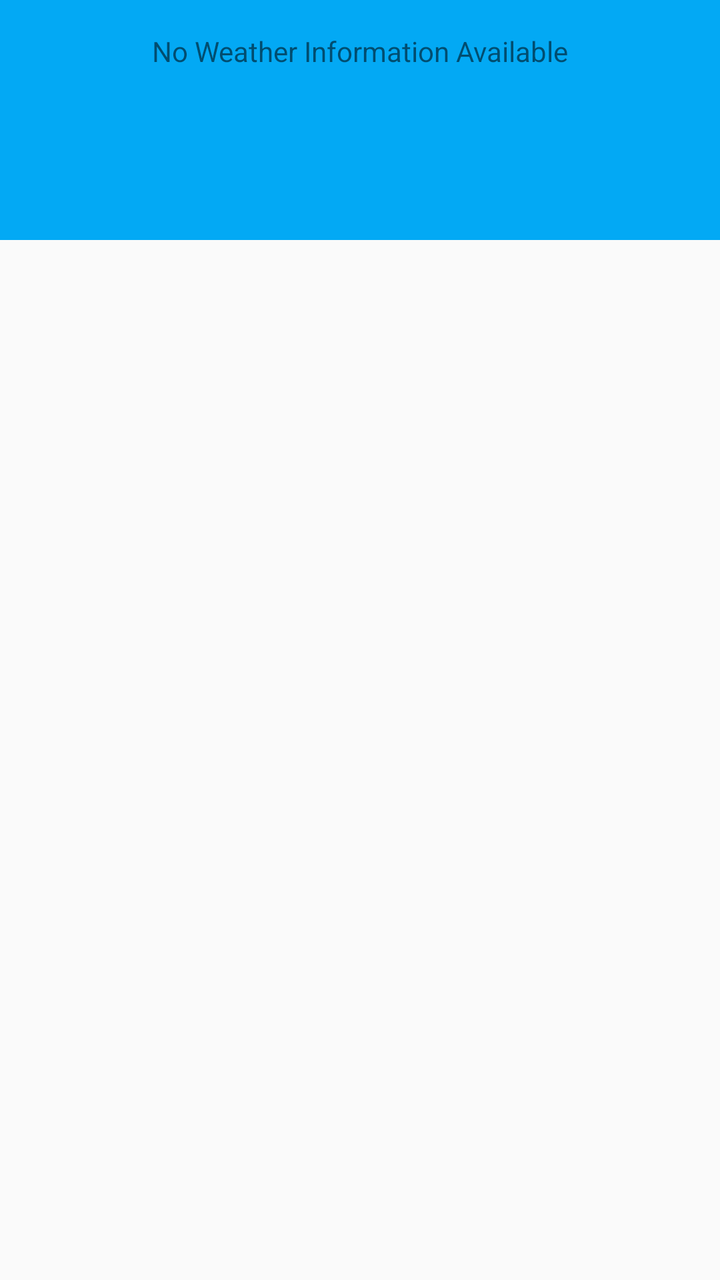
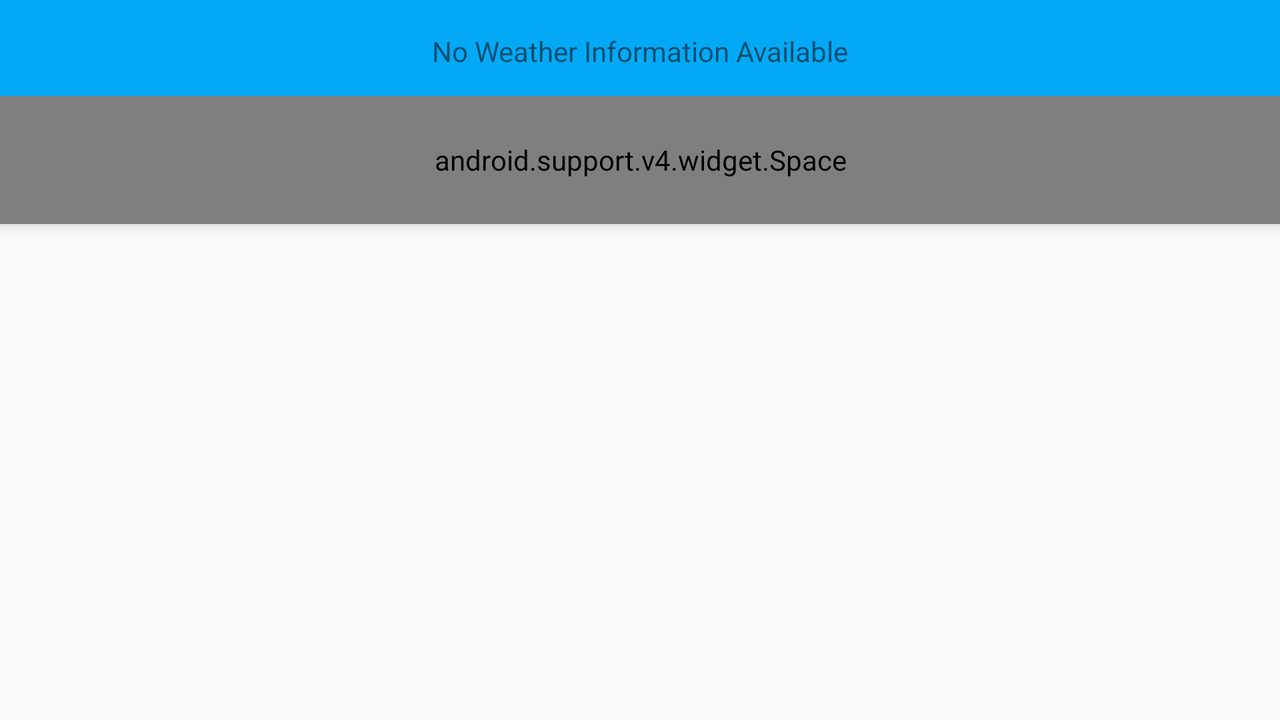

First picture: res/layout/ on a phone held upright. Second picture: the repository's own variant of that layout, on a device whose configuration matches the variant's folder. Source for both follows.
<!-- AndroidManifest.xml: activity theme AppTheme.Main -->
<!-- res/layout/fragment_main.xml -->
<FrameLayout
    xmlns:android="http://schemas.android.com/apk/res/android"
    xmlns:app="http://schemas.android.com/apk/res-auto"
    android:layout_width="match_parent"
    android:layout_height="match_parent"
>

    <android.support.design.widget.CoordinatorLayout
        android:id="@+id/col"
        android:layout_width="match_parent"
        android:layout_height="match_parent">

        <android.support.design.widget.AppBarLayout
            android:id="@+id/appbar"
            android:layout_width="match_parent"
            android:layout_height="wrap_content"
            android:theme="@style/ThemeOverlay.AppCompat.Dark.ActionBar"
            app:elevation="0dp">

            <android.support.v7.widget.Toolbar
                android:id="@+id/toolbar"
                android:layout_width="match_parent"
                android:layout_height="wrap_content"
                android:elevation="0dp"
                app:layout_scrollFlags="scroll|enterAlways"
                app:theme="@style/ThemeOverlay.AppCompat.Dark.ActionBar">
                <ImageView
                    android:layout_marginTop="?attr/actionBarSize"
                    android:layout_width="wrap_content"
                    android:layout_height="?attr/listPreferredItemHeight"
                    android:layout_gravity="center_horizontal"
                    android:contentDescription="@string/app_name"
                    android:scaleType="center"
                    android:src="@drawable/ic_logo"
                    app:layout_scrollFlags="scroll|enterAlways" />
            </android.support.v7.widget.Toolbar>


        </android.support.design.widget.AppBarLayout>

        <android.support.v7.widget.RecyclerView
            android:id="@+id/recyclerview_forecast"
            android:layout_width="match_parent"
            android:layout_height="match_parent"
            app:layout_behavior="@string/appbar_scrolling_view_behavior" />

        
        <TextView
            android:id="@+id/recyclerview_forecast_empty"
            android:layout_width="match_parent"
            android:layout_height="match_parent"
            app:layout_anchor="@+id/recyclerview_forecast"
            app:layout_anchorGravity="fill"
            android:gravity="center_horizontal"
            android:paddingBottom="@dimen/activity_vertical_margin"
            android:paddingEnd="@dimen/activity_horizontal_margin"
            android:paddingLeft="@dimen/activity_horizontal_margin"
            android:paddingRight="@dimen/activity_horizontal_margin"
            android:paddingStart="@dimen/activity_horizontal_margin"
            android:paddingTop="@dimen/activity_vertical_margin"
            android:text="@string/empty_forecast_list" />

    </android.support.design.widget.CoordinatorLayout>

</FrameLayout>
<!-- resources referenced by this layout -->
<resources>
  <dimen name="activity_horizontal_margin">16dp</dimen>
  <dimen name="activity_vertical_margin">16dp</dimen>
  <string name="app_name">Sunshine</string>
  <string name="empty_forecast_list">No Weather Information Available</string>
  <!-- from res/values-v21/ -->
  <style name="AppTheme.Main" parent="@style/AppTheme">
          <item name="android:windowContentTransitions">true</item>
      </style>
  <style name="AppTheme" parent="Theme.AppCompat.Light.NoActionBar">
          <item name="colorPrimary">@color/primary</item>
          <item name="colorPrimaryDark">@color/primary_dark</item>
          <item name="colorAccent">@color/accent</item>
          <item name="toolbarStyle">@style/Toolbar</item>
      </style>
  <color name="primary">#03A9F4</color>
  <color name="primary_dark">#0288D1 </color>
  <color name="accent">#FFD740</color>
  <style name="Toolbar" parent="Widget.AppCompat.Toolbar">
          <item name="android:background">?attr/colorPrimary</item>
          <item name="android:popupTheme">@style/Theme.AppCompat.Light</item>
      </style>
</resources>
<!-- res/layout-land/fragment_main.xml (the repository's variant of the layout above) -->
<!-- drawn on the phone turned sideways -->
<RelativeLayout
    xmlns:android="http://schemas.android.com/apk/res/android"
    xmlns:app="http://schemas.android.com/apk/res-auto"
    android:layout_width="match_parent"
    android:layout_height="match_parent">
    <LinearLayout
        android:id="@+id/parallax_bar"
        android:layout_width="match_parent"
        android:layout_height="wrap_content"
        android:layout_alignParentTop="true"
        android:background="?attr/colorPrimary"
        android:elevation="@dimen/appbar_elevation"
        android:orientation="vertical">
        <android.support.v7.widget.Toolbar
            android:id="@+id/toolbar"              android:layout_height="?attr/actionBarSize"
            android:layout_width="match_parent"
            android:elevation="0dp"
            app:theme="@style/ThemeOverlay.AppCompat.Dark.ActionBar"
            app:popupTheme="@style/ThemeOverlay.AppCompat.Light"/>
        <android.support.v4.widget.Space
            android:layout_width="match_parent"
            android:layout_height="?attr/listPreferredItemHeight"/>
    </LinearLayout>
    <include layout="@layout/fragment_main_base"
             android:layout_alignParentTop="true"
             android:layout_centerHorizontal="true"
             android:layout_height="match_parent"
             android:layout_width="@dimen/landscape_forecast_view_width"
    />
</RelativeLayout>
<!-- res/layout/fragment_main_base.xml (included above) -->
<?xml version="1.0" encoding="utf-8"?>
<FrameLayout xmlns:android="http://schemas.android.com/apk/res/android"
             xmlns:tools="http://schemas.android.com/tools"
             android:layout_width="match_parent"
             android:layout_height="match_parent"
             android:elevation="@dimen/appbar_elevation"
             tools:context="com.example.android.sunshine.app.ForecastFragment">
    <android.support.v7.widget.RecyclerView
        style="@style/ForecastListStyle"
        android:id="@+id/recyclerview_forecast"
        android:layout_width="match_parent"
        android:layout_height="match_parent"
        android:divider="@null" />
    
    <TextView
        android:id="@+id/recyclerview_forecast_empty"
        android:text="@string/empty_forecast_list"
        android:layout_width="match_parent"
        android:layout_height="match_parent"
        android:gravity="center_horizontal"
        android:paddingRight="@dimen/activity_horizontal_margin"
        android:paddingEnd="@dimen/activity_horizontal_margin"
        android:paddingLeft="@dimen/activity_horizontal_margin"
        android:paddingStart="@dimen/activity_horizontal_margin"
        android:paddingTop="@dimen/activity_vertical_margin"
        android:paddingBottom="@dimen/activity_vertical_margin"
    />
</FrameLayout>
<!-- resources referenced by the variant -->
<!-- as the phone turned sideways resolves them -->
<resources>
  <dimen name="activity_horizontal_margin">16dp</dimen>
  <dimen name="activity_vertical_margin">16dp</dimen>
  <dimen name="appbar_elevation">4dp</dimen>
  <dimen name="landscape_forecast_view_width">360dp</dimen>
  <string name="empty_forecast_list">No Weather Information Available</string>
  <style name="ForecastListStyle">
      </style>
  <!-- from res/values-v21/ -->
  <style name="AppTheme.Main" parent="@style/AppTheme">
          <item name="android:windowContentTransitions">true</item>
      </style>
  <style name="AppTheme" parent="Theme.AppCompat.Light.NoActionBar">
          <item name="colorPrimary">@color/primary</item>
          <item name="colorPrimaryDark">@color/primary_dark</item>
          <item name="colorAccent">@color/accent</item>
          <item name="toolbarStyle">@style/Toolbar</item>
      </style>
  <color name="primary">#03A9F4</color>
  <color name="primary_dark">#0288D1 </color>
  <color name="accent">#FFD740</color>
  <style name="Toolbar" parent="Widget.AppCompat.Toolbar">
          <item name="android:background">?attr/colorPrimary</item>
          <item name="android:popupTheme">@style/Theme.AppCompat.Light</item>
      </style>
</resources>
